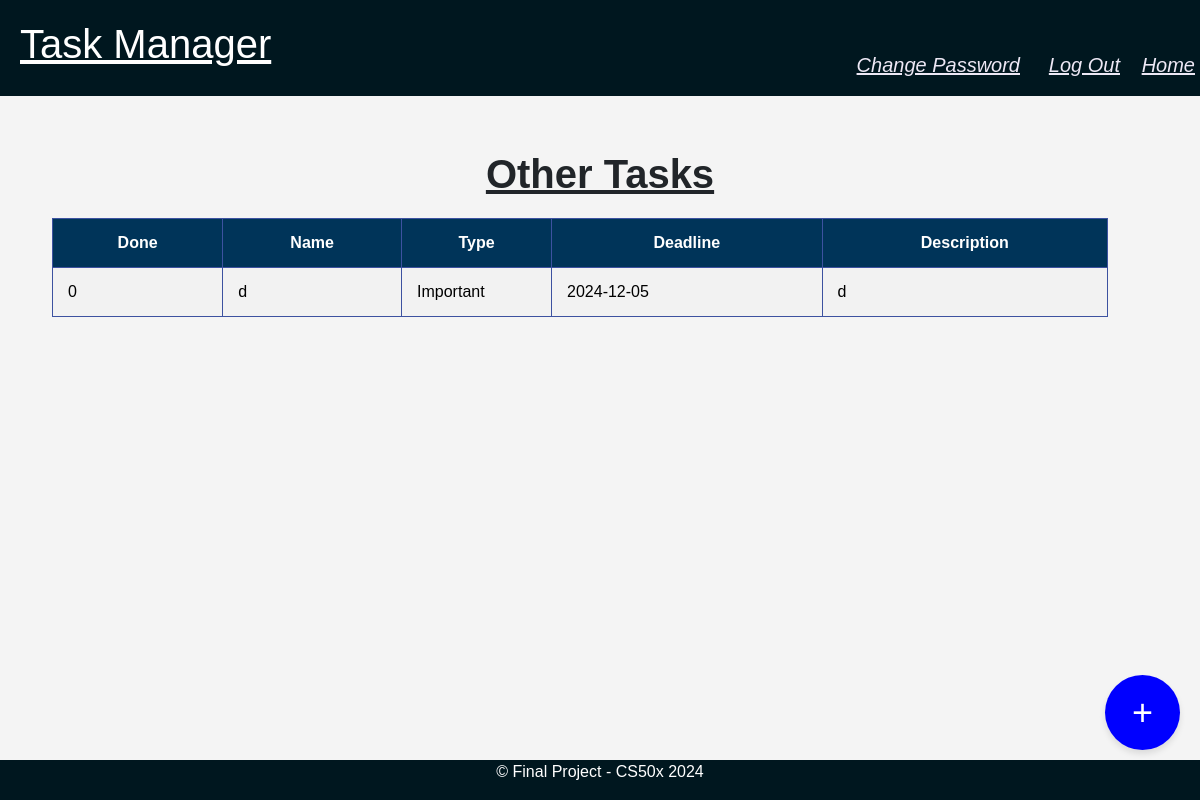
Page /else (signed in) on the committed database.
### tables this page shows
CREATE TABLE "tasks" (
    id INTEGER PRIMARY KEY AUTOINCREMENT,
    user_id INTEGER,
    task_name TEXT NOT NULL,
    task_type TEXT,
    deadline DATE,
    description TEXT,
    type TEXT,
    done BOOLEAN DEFAULT 0,
    FOREIGN KEY (user_id) REFERENCES users (id)
);

### app.py (the view, shortened to what this page needs)
@app.route("/else", methods=["GET", "POST"])
def alse():
    user_id = session.get('user_id')
    if user_id:
        conn = get_db()
        cursor = conn.cursor()
        cursor.execute("SELECT * FROM tasks WHERE user_id = ? AND type = 'else'", (user_id,))
        tasks = cursor.fetchall()
        return render_template("else.html", tasks=tasks)
    return render_template("else.html")

### app.py (called while the page is built)
def get_db():
    conn = sqlite3.connect("project.db")  # Connect to the database
    conn.row_factory = sqlite3.Row       # Enable row-based access (dictionary-like behavior)
    return conn

### Templates/else.html (shortened to what this page needs)
{% extends "layout.html" %}
{% block page_title %}Other Tasks{% endblock %}

### Templates/layout.html (shortened to what this page needs)
<!DOCTYPE html>
<html lang="en">
    <head>
        <link href="https://cdn.jsdelivr.net/npm/bootstrap@5.3.2/dist/css/bootstrap.min.css" rel="stylesheet">
        <link rel="stylesheet" href="{{ url_for('static', filename='styles.css') }}">
    </head>
    <body>
        <header>
            <h1><u>Task Manager</u></h1>
            <div>
                <a href="/login" class="top_icons">Log Out</a>
                <a href="/index" class="top_icons">Home</a>
                <a href="/change_password" class="top_icons">Change Password</a>
            </div>
        </header>
        <div class="text">
            <h1><b>{% block page_title %}{% endblock %}</b></h1>
        </div>
        <div class="content">
            <table class="table table-bordered table-striped" id="myTable">
                <thead class="thead-light">
                    <tr>
                        <th>Done</th>
                        <th>Name</th>
                        <th>Type</th>
                        <th>Deadline</th>
                        <th>Description</th>
                    </tr>
                </thead>
                <tbody>
                    {% for task in tasks %}
                        <tr>
                            <td>{{ task['done'] }}</td>
                            <td>{{ task['task_name'] }}</td>
                            <td>{{ task['task_type'] }}</td>
                            <td>{{ task['deadline'] }}</td>
                            <td>{{ task['description'] }}</td>
                        </tr>
                    {% endfor %}
                </tbody>
            </table>
            <button class="btn-circle" onclick="addRow()">+</button>
        </div>
        <footer>
            <p>&copy; Final Project - CS50x 2024</p>
        </footer>
    </body>
</html>

### statics/styles.css (style rules this page uses)
body { font-family: Arial, sans-serif; margin: 0; padding: 0; background-color: #f4f4f4; padding-bottom: 200px; }
header { background-color: #00171f; color: white; padding: 20px; position: fixed; width: 100%; top: 0; z-index: 1000; }
.text { text-align: center; position: relative; top: 150px; text-decoration: underline; }
button { width: 80px; height: 40px; border-radius: 20px; text-decoration: none; color: #fff; }
.top_icons { position: absolute; top: 50px; font-size: 20px; color: #ede8f5; text-decoration: underline; font-style: italic; }
.top_icons:nth-child(1) { right: 80px; }
.top_icons:nth-child(2) { right: 5px; }
.top_icons:nth-child(3) { right: 180px; }
footer { background-color: #00171f; color: white; text-align: center; padding: 0.00001px; position: fixed; width: 100%; bottom: 0; left: 0; }
a { text-decoration: none; }
.table { width: 88%; margin: 20px auto; border-collapse: collapse; position: relative; top: 150px; bottom: 100px; right: 20px; }
.table th, .table td { padding: 12px 15px; text-align: left; border: 1px solid #3d52a0; }
.table thead { background-color: #4CAF50; color: white; }
.thead-light th { background-color: #003459; color: white; text-align: center; }
.table thead th { font-weight: bold; }
.table tbody tr:nth-child(odd) { background-color: #ffffff; }
.table th:nth-child(3), .table td:nth-child(3) { width: 150px; white-space: nowrap; }
.btn-circle { width: 75px; height: 75px; border-radius: 50%; display: flex; justify-content: center; align-items: center; font-size: 36px; background-color: blue; color: white; border: none; cursor: pointer; box-shadow: 0 4px 6px rgba(0, 0, 0, 0.1); position: fixed; bottom: 50px; right: 20px; z-index: 1000; }

### rows in the picture
tasks: done "0", task_name "d", task_type "Important", deadline "2024-12-05", description "d"
